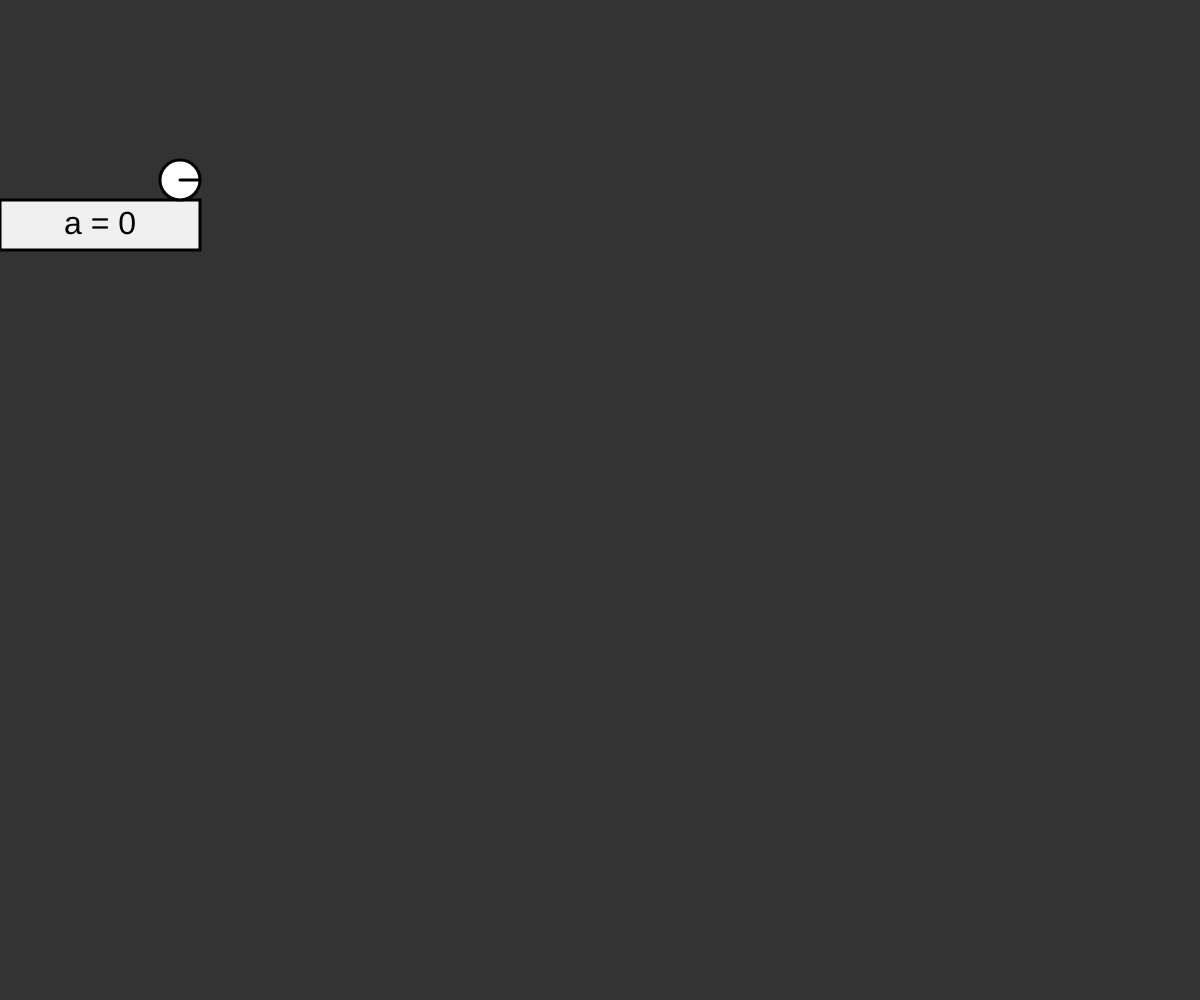
Frame 1 (no input)
Frame 60 (no input): identical to frame 1, image omitted
Frame 120 (the mouse pressed at the canvas centre since frame 60): identical to frame 1, image omitted

The p5.js sketch that drew this single still picture (run headless with seeded random() and noise() and a simulated clock; from frame 60 on, the mouse is pressed at the canvas centre):

// p5.js sketch
// ── sketch.js
let c;
let projectile;
let gravity;

function setup() {
    createCanvas(windowWidth, windowHeight);
    c = new Platform(200, 200);
    projectile = new Projectile(c.initialHeight, c.initialWidth*0.5, "circle", 20, c);
    gravity = createVector(0, 0.5);
    textAlign(CENTER, CENTER);
    textSize(32);
}

function draw() {
    background(51);
    c.hover();
    c.show();
    projectile.hover();
    projectile.physics();
    projectile.show();

}

function keyPressed(){
    if(key == ' '){
        if(projectile.stage == 1) projectile.launched();
        if(projectile.stage == 3) projectile.reset();
    }
}

function mouseReleased(){
    if(c.override) c.override = false;
    if(projectile.override) projectile.override = false;
}
// ── platform.js
class Platform {
    
    constructor(initialHeight, initialWidth) {
        this.initialHeight = initialHeight;
        this.initialWidth = initialWidth;
        this.color = 240;
        this.thick = this.initialWidth*0.25
    }

    show(){
        fill(this.color);
        stroke(0);
        strokeWeight(3);
        rect(0, this.initialHeight, this.initialWidth, this.thick);
    }

    hover(){
        this.color = 240;
        if(this.override){
            this.initialHeight = constrain(mouseY, 0, height);
        }
        if(mouseX < this.initialWidth && mouseX > 0){
            if(mouseY < (this.initialHeight + this.thick) && mouseY > this.initialHeight){
                this.color = 200;
                if(mouseIsPressed){
                    this.override = true;
                }
            }
        }
    }
}
// ── projectile.js
class Projectile {

    constructor(posx, posy, shape, size, platform){
        this.position = createVector(posx, posy);
        this.velocity = createVector(0, 0);
        this.shape = shape;
        this.size = size;
        this.platform = platform;
        this.stage = 1;
        this.theta = 0;
        this.deg = 0;
        this.color = 255;
        this.override = false;
        this.locationhistory = createGraphics(width, height);
        this.px;
        this.py;
    }

    show() {
        if(this.shape == "circle"){
            fill(this.color);
            stroke(0);
            push();
            translate(this.position.x, this.position.y);
            rotate(this.theta);
            ellipse(0, 0, this.size*2);
            line(0, 0, this.size, 0);
            pop();
            image(this.locationhistory, 0, 0, width, height);
            noStroke();
            fill(0);
            text("a = " + this.deg, this.platform.initialWidth*0.5, this.platform.initialHeight+this.platform.thick*0.5);
        }
        else if(this.shape == "rectangle"){

        }
    }

    physics() {
        // no launch
        if(this.stage == 1){
            this.position.y = this.platform.initialHeight - this.size;
            this.position.x = this.platform.initialWidth - this.size;
        }
        else if (this.stage == 2){
            this.locationhistory.stroke(255);
            this.locationhistory.point(this.position.x, this.position.y);
            this.velocity.add(gravity);
            this.position.add(this.velocity);
            if(this.px || this.py){
                this.locationhistory.line(this.px, this.py, this.position.x, this.position.y);
            }
            this.px = this.position.x;
            this.py = this.position.y;

            if(this.position.y+this.size > height) this.stage = 3;
        }
        else if (this.stage == 3){
            this.position.y = height-this.size;
        }
    }

    hover(){
        if(this.stage == 1){
        this.color = 255;
        if(this.override && !this.platform.override){
            if(mouseY < pmouseY){
                this.theta -= radians(2);
                this.deg += 2;
            }
            else if(mouseY > pmouseY){
                this.theta += radians(2);
                this.deg -= 2;
            }
            this.theta = constrain(this.theta, -HALF_PI, 0);
            this.deg = constrain(this.deg, 0, 90);
        }
        if(this.shape == "circle"){
            let d = (mouseX-this.position.x)*(mouseX-this.position.x) + (mouseY-this.position.y)*(mouseY-this.position.y)
            if(d < this.size*this.size){
                this.color = 230;
                if(mouseIsPressed){
                    this.override = true;
                }
            }
        }
    }
    }

    launched(){
        // projectile launched
        this.stage = 2;
        this.velocity = p5.Vector.fromAngle(this.theta);
        this.velocity.mult(random(10, 15));
        this.px = this.position.x;
        this.py = this.position.y;
    }

    reset(){
        this.stage = 1;
        this.locationhistory.clear();
        this.theta = 0;
        this.deg = 0;
    }
}
